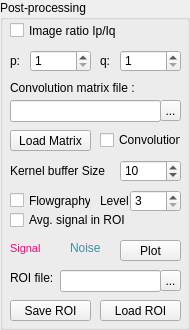
       <widget class="gui::GroupBox" name="Vibrometry">
        <property name="baseSize">
         <size>
          <width>0</width>
          <height>0</height>
         </size>
        </property>
        <property name="toolTip">
         <string notr="true"/>
        </property>
        <property name="toolTipDuration">
         <number>-1</number>
        </property>
        <property name="title">
         <string>Post-processing</string>
        </property>
        <property name="flat">
         <bool>false</bool>
        </property>
        <property name="checkable">
         <bool>false</bool>
        </property>
        <property name="checked">
         <bool>false</bool>
        </property>
        <widget class="QLabel" name="pLabelVibro">
         <property name="geometry">
          <rect>
           <x>10</x>
           <y>50</y>
           <width>31</width>
           <height>21</height>
          </rect>
         </property>
         <property name="text">
          <string>p:</string>
         </property>
        </widget>
        <widget class="QSpinBox" name="pSpinBoxVibro">
         <property name="geometry">
          <rect>
           <x>30</x>
           <y>50</y>
           <width>61</width>
           <height>22</height>
          </rect>
         </property>
         <property name="minimum">
          <number>1</number>
         </property>
         <property name="value">
          <number>1</number>
         </property>
        </widget>
        <widget class="QSpinBox" name="qSpinBoxVibro">
         <property name="geometry">
          <rect>
           <x>120</x>
           <y>50</y>
           <width>61</width>
           <height>22</height>
          </rect>
         </property>
         <property name="minimum">
          <number>1</number>
         </property>
         <property name="value">
          <number>1</number>
         </property>
        </widget>
        <widget class="QLabel" name="qLabelVibro">
         <property name="geometry">
          <rect>
           <x>100</x>
           <y>50</y>
           <width>21</width>
           <height>21</height>
          </rect>
         </property>
         <property name="text">
          <string>q:</string>
         </property>
        </widget>
        <widget class="QCheckBox" name="vibrometryCheckBox">
         <property name="geometry">
          <rect>
           <x>10</x>
           <y>20</y>
           <width>171</width>
           <height>21</height>
          </rect>
         </property>
         <property name="toolTip">
          <string>ratio</string>
         </property>
         <property name="text">
          <string>Image ratio Ip/Iq</string>
         </property>
        </widget>
        <widget class="QCheckBox" name="averageCheckBox">
         <property name="geometry">
          <rect>
           <x>10</x>
           <y>210</y>
           <width>171</width>
           <height>20</height>
          </rect>
         </property>
         <property name="toolTip">
          <string>Enable signal averaging in a ROI</string>
         </property>
         <property name="text">
          <string>Avg. signal in ROI</string>
         </property>
        </widget>
        <widget class="QLineEdit" name="ROIFileLineEdit">
         <property name="geometry">
          <rect>
           <x>60</x>
           <y>270</y>
           <width>101</width>
           <height>22</height>
          </rect>
         </property>
        </widget>
        <widget class="QPushButton" name="saveROIPushButton">
         <property name="geometry">
          <rect>
           <x>10</x>
           <y>300</y>
           <width>81</width>
           <height>21</height>
          </rect>
         </property>
         <property name="toolTip">
          <string>Record Roi result</string>
         </property>
         <property name="text">
          <string>Save ROI</string>
         </property>
        </widget>
        <widget class="QPushButton" name="loadROIPushButton">
         <property name="geometry">
          <rect>
           <x>100</x>
           <y>300</y>
           <width>81</width>
           <height>21</height>
          </rect>
         </property>
         <property name="text">
          <string>Load ROI</string>
         </property>
        </widget>
        <widget class="QLabel" name="label">
         <property name="geometry">
          <rect>
           <x>10</x>
           <y>240</y>
           <width>51</width>
           <height>16</height>
          </rect>
         </property>
         <property name="palette">
          <palette>
           <active>
            <colorrole role="WindowText">
             <brush brushstyle="SolidPattern">
              <color alpha="255">
               <red>255</red>
               <green>0</green>
               <blue>128</blue>
              </color>
             </brush>
            </colorrole>
           </active>
           <inactive>
            <colorrole role="WindowText">
             <brush brushstyle="SolidPattern">
              <color alpha="255">
               <red>255</red>
               <green>0</green>
               <blue>128</blue>
              </color>
             </brush>
            </colorrole>
           </inactive>
           <disabled>
            <colorrole role="WindowText">
             <brush brushstyle="SolidPattern">
              <color alpha="255">
               <red>120</red>
               <green>120</green>
               <blue>120</blue>
              </color>
             </brush>
            </colorrole>
           </disabled>
          </palette>
         </property>
         <property name="font">
          <font>
           <pointsize>8</pointsize>
          </font>
         </property>
         <property name="text">
          <string>Signal</string>
         </property>
        </widget>
        <widget class="QLabel" name="label_2">
         <property name="geometry">
          <rect>
           <x>70</x>
           <y>240</y>
           <width>41</width>
           <height>16</height>
          </rect>
         </property>
         <property name="palette">
          <palette>
           <active>
            <colorrole role="WindowText">
             <brush brushstyle="SolidPattern">
              <color alpha="255">
               <red>66</red>
               <green>143</green>
               <blue>163</blue>
              </color>
             </brush>
            </colorrole>
           </active>
           <inactive>
            <colorrole role="WindowText">
             <brush brushstyle="SolidPattern">
              <color alpha="255">
               <red>66</red>
               <green>143</green>
               <blue>163</blue>
              </color>
             </brush>
            </colorrole>
           </inactive>
           <disabled>
            <colorrole role="WindowText">
             <brush brushstyle="SolidPattern">
              <color alpha="255">
               <red>120</red>
               <green>120</green>
               <blue>120</blue>
              </color>
             </brush>
            </colorrole>
           </disabled>
          </palette>
         </property>
         <property name="text">
          <string>Noise</string>
         </property>
        </widget>
        <widget class="QPushButton" name="pushButton">
         <property name="geometry">
          <rect>
           <x>120</x>
           <y>240</y>
           <width>61</width>
           <height>21</height>
          </rect>
         </property>
         <property name="toolTip">
          <string>launch ROI fonctionnality</string>
         </property>
         <property name="text">
          <string>Plot</string>
         </property>
        </widget>
        <widget class="QToolButton" name="ROIFileBrowseToolButton">
         <property name="geometry">
          <rect>
           <x>160</x>
           <y>270</y>
           <width>21</width>
           <height>21</height>
          </rect>
         </property>
         <property name="text">
          <string>...</string>
         </property>
        </widget>
        <widget class="QLabel" name="ROIFileLabel">
         <property name="geometry">
          <rect>
           <x>10</x>
           <y>270</y>
           <width>51</width>
           <height>16</height>
          </rect>
         </property>
         <property name="text">
          <string>ROI file:</string>
         </property>
        </widget>
        <widget class="QCheckBox" name="convolution_checkbox">
         <property name="geometry">
          <rect>
           <x>100</x>
           <y>130</y>
           <width>81</width>
           <height>20</height>
          </rect>
         </property>
         <property name="toolTip">
          <string>apply spation-temporal kernels to outputs</string>
         </property>
         <property name="text">
          <string>Convolution</string>
         </property>
        </widget>
        <widget class="QLabel" name="ConvoMatrixLabel">
         <property name="geometry">
          <rect>
           <x>10</x>
           <y>80</y>
           <width>171</width>
           <height>16</height>
          </rect>
         </property>
         <property name="text">
          <string>Convolution matrix file :</string>
         </property>
        </widget>
        <widget class="QLineEdit" name="ConvoMatrixLineEdit">
         <property name="geometry">
          <rect>
           <x>10</x>
           <y>100</y>
           <width>151</width>
           <height>22</height>
          </rect>
         </property>
        </widget>
        <widget class="QToolButton" name="ConvoMatrixBrowseButton">
         <property name="geometry">
          <rect>
           <x>160</x>
           <y>100</y>
           <width>21</width>
           <height>21</height>
          </rect>
         </property>
         <property name="text">
          <string>...</string>
         </property>
        </widget>
        <widget class="QPushButton" name="loadConvoMatrixPushButton">
         <property name="geometry">
          <rect>
           <x>10</x>
           <y>130</y>
           <width>81</width>
           <height>21</height>
          </rect>
         </property>
         <property name="text">
          <string>Load Matrix</string>
         </property>
        </widget>
        <widget class="QCheckBox" name="flowgraphy_checkbox">
         <property name="geometry">
          <rect>
           <x>10</x>
           <y>190</y>
           <width>81</width>
           <height>21</height>
          </rect>
         </property>
         <property name="toolTip">
          <string/>
         </property>
         <property name="text">
          <string>Flowgraphy</string>
         </property>
        </widget>
        <widget class="QSpinBox" name="FlowgraphySpinBox">
         <property name="geometry">
          <rect>
           <x>130</x>
           <y>190</y>
           <width>51</width>
           <height>22</height>
          </rect>
         </property>
         <property name="toolTip">
          <string>n flowgraphy level (can't be higher than special queue)</string>
         </property>
         <property name="minimum">
          <number>3</number>
         </property>
         <property name="maximum">
          <number>999</number>
         </property>
         <property name="singleStep">
          <number>2</number>
         </property>
         <property name="value">
          <number>3</number>
         </property>
        </widget>
        <widget class="QLabel" name="FlowLabel">
         <property name="geometry">
          <rect>
           <x>100</x>
           <y>190</y>
           <width>31</width>
           <height>21</height>
          </rect>
         </property>
         <property name="text">
          <string>Level</string>
         </property>
        </widget>
        <widget class="QSpinBox" name="SpecialBufferSpinBox">
         <property name="geometry">
          <rect>
           <x>120</x>
           <y>160</y>
           <width>61</width>
           <height>22</height>
          </rect>
         </property>
         <property name="toolTip">
          <string>buffer used to apply convolution &amp; flowgraphy</string>
         </property>
         <property name="minimum">
          <number>3</number>
         </property>
         <property name="maximum">
          <number>2048</number>
         </property>
         <property name="value">
          <number>10</number>
         </property>
        </widget>
        <widget class="QLabel" name="SpecialBufferLabel">
         <property name="geometry">
          <rect>
           <x>10</x>
           <y>160</y>
           <width>101</width>
           <height>21</height>
          </rect>
         </property>
         <property name="text">
          <string>Kernel buffer Size</string>
         </property>
        </widget>
        <widget class="QLabel" name="Post_processing_label">
         <property name="geometry">
          <rect>
           <x>0</x>
           <y>0</y>
           <width>91</width>
           <height>16</height>
          </rect>
         </property>
         <property name="toolTip">
          <string>Alt + P</string>
         </property>
         <property name="text">
          <string/>
         </property>
        </widget>
       </widget>
